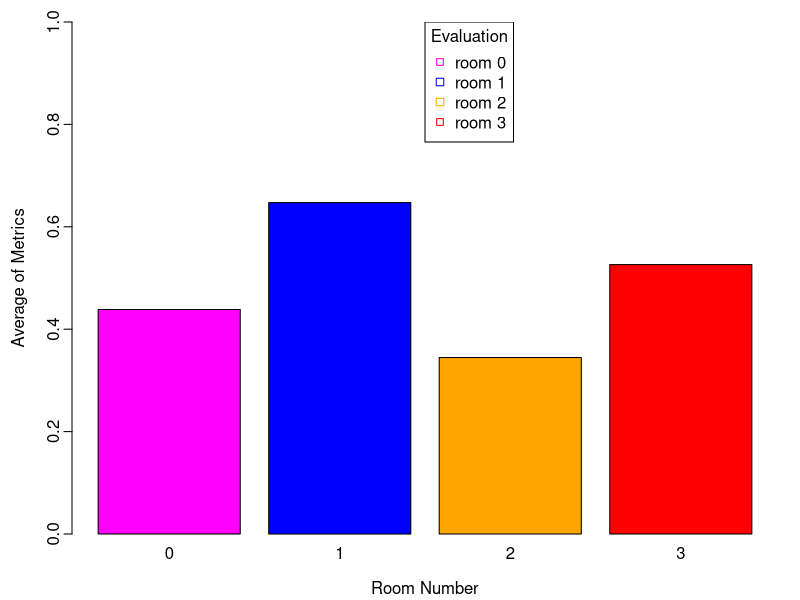

This figure's R source:
A <- c(0.438456, 0.647239, 0.344645, 0.526207)
              
pdf("eval3.pdf", width=6/2.54, height=10/2.54,
    pointsize=10)
par(mgp=c(2.2,0.45,0), tcl=-0.4, mar=c(3.3,3.6,1.1,1.1))

barplot(A,
        names.arg=c(0, 1, 2, 3),
        xlab="Room Number",
        ylab="Average of Metrics",
        col=c("magenta", "blue", "orange", "red"),
        beside=TRUE,
        ylim=c(0,1)
        )
legend(x=2.5, y=1.0,
       c("room 0", "room 1", "room 2", "room 3"),
       cex=1,
       title="Evaluation",
       col=c("magenta", "blue", "orange", "red"),
       pch=c(22,0,0)
)
dev.off()
